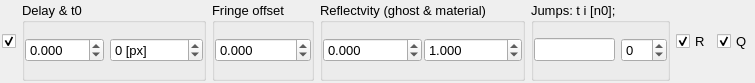
<?xml version="1.0" encoding="UTF-8"?>
<ui version="4.0">
 <class>VisarVelocity</class>
 <widget class="QWidget" name="VisarVelocity">
  <property name="geometry">
   <rect>
    <x>0</x>
    <y>0</y>
    <width>755</width>
    <height>83</height>
   </rect>
  </property>
  <property name="font">
   <font>
    <pointsize>10</pointsize>
   </font>
  </property>
  <property name="windowTitle">
   <string>Form</string>
  </property>
  <layout class="QHBoxLayout" name="horizontalLayout_2" stretch="0,0,0,0,1,0,0">
   <property name="leftMargin">
    <number>2</number>
   </property>
   <property name="topMargin">
    <number>2</number>
   </property>
   <property name="rightMargin">
    <number>2</number>
   </property>
   <property name="bottomMargin">
    <number>2</number>
   </property>
   <item>
    <widget class="QCheckBox" name="enableVisar">
     <property name="toolTip">
      <string>Enable visar</string>
     </property>
     <property name="text">
      <string/>
     </property>
     <property name="checked">
      <bool>true</bool>
     </property>
     <property name="neutrinoSave" stdset="0">
      <bool>true</bool>
     </property>
    </widget>
   </item>
   <item>
    <widget class="QGroupBox" name="groupBox">
     <property name="font">
      <font>
       <pointsize>10</pointsize>
      </font>
     </property>
     <property name="title">
      <string>Delay &amp;&amp; t0</string>
     </property>
     <layout class="QHBoxLayout" name="horizontalLayout">
      <property name="leftMargin">
       <number>0</number>
      </property>
      <property name="topMargin">
       <number>0</number>
      </property>
      <property name="rightMargin">
       <number>0</number>
      </property>
      <property name="bottomMargin">
       <number>0</number>
      </property>
      <item>
       <widget class="QDoubleSpinBox" name="offsetTime">
        <property name="font">
         <font>
          <pointsize>10</pointsize>
         </font>
        </property>
        <property name="toolTip">
         <string>Shot delay</string>
        </property>
        <property name="suffix">
         <string/>
        </property>
        <property name="decimals">
         <number>3</number>
        </property>
        <property name="minimum">
         <double>-999.000000000000000</double>
        </property>
        <property name="maximum">
         <double>999.000000000000000</double>
        </property>
        <property name="singleStep">
         <double>0.100000000000000</double>
        </property>
        <property name="value">
         <double>0.000000000000000</double>
        </property>
        <property name="neutrinoSave" stdset="0">
         <bool>true</bool>
        </property>
       </widget>
      </item>
      <item>
       <widget class="QSpinBox" name="physOrigin">
        <property name="font">
         <font>
          <pointsize>10</pointsize>
         </font>
        </property>
        <property name="toolTip">
         <string>Temporal zero pixel</string>
        </property>
        <property name="suffix">
         <string> [px]</string>
        </property>
        <property name="minimum">
         <number>-99999</number>
        </property>
        <property name="maximum">
         <number>99999</number>
        </property>
        <property name="neutrinoSave" stdset="0">
         <bool>true</bool>
        </property>
       </widget>
      </item>
     </layout>
    </widget>
   </item>
   <item>
    <widget class="QGroupBox" name="offset">
     <property name="font">
      <font>
       <pointsize>10</pointsize>
      </font>
     </property>
     <property name="title">
      <string>Fringe offset</string>
     </property>
     <layout class="QGridLayout" name="gridLayout_2" columnstretch="1">
      <property name="leftMargin">
       <number>0</number>
      </property>
      <property name="topMargin">
       <number>0</number>
      </property>
      <property name="rightMargin">
       <number>0</number>
      </property>
      <property name="bottomMargin">
       <number>0</number>
      </property>
      <property name="horizontalSpacing">
       <number>2</number>
      </property>
      <item row="0" column="0">
       <widget class="QDoubleSpinBox" name="offsetShift">
        <property name="font">
         <font>
          <pointsize>10</pointsize>
         </font>
        </property>
        <property name="toolTip">
         <string>Phase offset (in fraction of fringe)</string>
        </property>
        <property name="decimals">
         <number>3</number>
        </property>
        <property name="minimum">
         <double>-99.000000000000000</double>
        </property>
        <property name="singleStep">
         <double>0.010000000000000</double>
        </property>
        <property name="neutrinoSave" stdset="0">
         <bool>true</bool>
        </property>
       </widget>
      </item>
     </layout>
    </widget>
   </item>
   <item>
    <widget class="QGroupBox" name="groupBox_2">
     <property name="font">
      <font>
       <pointsize>10</pointsize>
      </font>
     </property>
     <property name="toolTip">
      <string>Tweak the reflectivity: R= ratio*Ishot/Iref+offset</string>
     </property>
     <property name="title">
      <string>Reflectvity (ghost &amp;&amp; material)</string>
     </property>
     <layout class="QGridLayout" name="gridLayout_6">
      <property name="leftMargin">
       <number>0</number>
      </property>
      <property name="topMargin">
       <number>0</number>
      </property>
      <property name="rightMargin">
       <number>0</number>
      </property>
      <property name="bottomMargin">
       <number>0</number>
      </property>
      <property name="horizontalSpacing">
       <number>2</number>
      </property>
      <item row="0" column="0">
       <widget class="QDoubleSpinBox" name="reflOffset">
        <property name="font">
         <font>
          <pointsize>10</pointsize>
         </font>
        </property>
        <property name="toolTip">
         <string>Offset of the reflectivity</string>
        </property>
        <property name="decimals">
         <number>3</number>
        </property>
        <property name="minimum">
         <double>-1000.000000000000000</double>
        </property>
        <property name="maximum">
         <double>1000.000000000000000</double>
        </property>
        <property name="singleStep">
         <double>0.010000000000000</double>
        </property>
        <property name="value">
         <double>0.000000000000000</double>
        </property>
        <property name="neutrinoSave" stdset="0">
         <bool>true</bool>
        </property>
       </widget>
      </item>
      <item row="0" column="1">
       <widget class="QDoubleSpinBox" name="reflRef">
        <property name="font">
         <font>
          <pointsize>10</pointsize>
         </font>
        </property>
        <property name="toolTip">
         <string>Multiplication correction for the intensity ratio</string>
        </property>
        <property name="decimals">
         <number>3</number>
        </property>
        <property name="minimum">
         <double>-100.000000000000000</double>
        </property>
        <property name="maximum">
         <double>100.000000000000000</double>
        </property>
        <property name="singleStep">
         <double>0.010000000000000</double>
        </property>
        <property name="value">
         <double>1.000000000000000</double>
        </property>
        <property name="neutrinoSave" stdset="0">
         <bool>true</bool>
        </property>
       </widget>
      </item>
     </layout>
    </widget>
   </item>
   <item>
    <widget class="QGroupBox" name="groupBox_3">
     <property name="font">
      <font>
       <pointsize>10</pointsize>
      </font>
     </property>
     <property name="title">
      <string>Jumps: t i [n0]; </string>
     </property>
     <layout class="QGridLayout" name="gridLayout" columnstretch="1,0">
      <property name="leftMargin">
       <number>0</number>
      </property>
      <property name="topMargin">
       <number>0</number>
      </property>
      <property name="rightMargin">
       <number>0</number>
      </property>
      <property name="bottomMargin">
       <number>0</number>
      </property>
      <item row="0" column="0">
       <widget class="QLineEdit" name="jumpst">
        <property name="font">
         <font>
          <pointsize>10</pointsize>
         </font>
        </property>
        <property name="toolTip">
         <string notr="true">Semicolon separated pairs of time/number[/refractive index] e.g. [3.1 1 1.5; 4.2 2; 5.3 -1]</string>
        </property>
        <property name="statusTip">
         <string/>
        </property>
        <property name="neutrinoSave" stdset="0">
         <bool>true</bool>
        </property>
       </widget>
      </item>
      <item row="0" column="1">
       <widget class="QSpinBox" name="jump">
        <property name="font">
         <font>
          <pointsize>10</pointsize>
         </font>
        </property>
        <property name="toolTip">
         <string>show jumps</string>
        </property>
        <property name="prefix">
         <string/>
        </property>
        <property name="minimum">
         <number>-99</number>
        </property>
        <property name="neutrinoSave" stdset="0">
         <bool>true</bool>
        </property>
       </widget>
      </item>
     </layout>
    </widget>
   </item>
   <item>
    <widget class="QCheckBox" name="plotR">
     <property name="font">
      <font>
       <pointsize>10</pointsize>
      </font>
     </property>
     <property name="toolTip">
      <string>Hide/Show reflectivity</string>
     </property>
     <property name="text">
      <string>R</string>
     </property>
     <property name="checked">
      <bool>true</bool>
     </property>
     <property name="neutrinoSave" stdset="0">
      <bool>true</bool>
     </property>
    </widget>
   </item>
   <item>
    <widget class="QCheckBox" name="plotQ">
     <property name="font">
      <font>
       <pointsize>10</pointsize>
      </font>
     </property>
     <property name="toolTip">
      <string>Hide/Show quality</string>
     </property>
     <property name="text">
      <string>Q</string>
     </property>
     <property name="checked">
      <bool>true</bool>
     </property>
     <property name="neutrinoSave" stdset="0">
      <bool>true</bool>
     </property>
    </widget>
   </item>
  </layout>
 </widget>
 <tabstops>
  <tabstop>enableVisar</tabstop>
  <tabstop>offsetTime</tabstop>
  <tabstop>physOrigin</tabstop>
  <tabstop>offsetShift</tabstop>
  <tabstop>reflOffset</tabstop>
  <tabstop>reflRef</tabstop>
  <tabstop>jumpst</tabstop>
  <tabstop>jump</tabstop>
  <tabstop>plotR</tabstop>
  <tabstop>plotQ</tabstop>
 </tabstops>
 <resources/>
 <connections/>
</ui>
